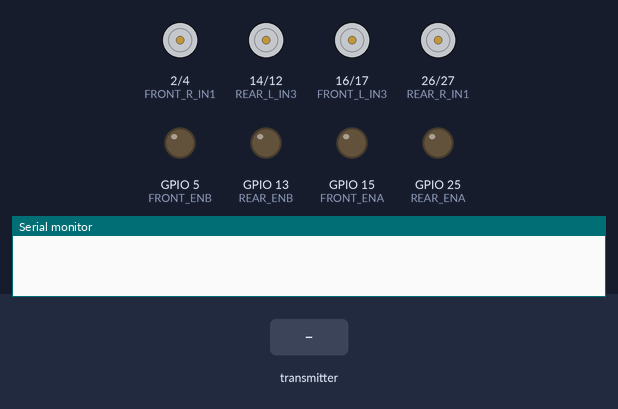
A program run on a simulated ESP32. Parts: motor-driver pin pairs drawn as motors (green arrow = first pin HIGH = forward, orange = second pin HIGH = backward, longer = more drive), output pins drawn as LEDs (lit = HIGH), the last lines printed to the serial monitor. Inputs (shaded band) come from the test bench.

Above: at 1.2 s.
1.3 s: the transmitter starts sending count = 0
At 2.0 s:
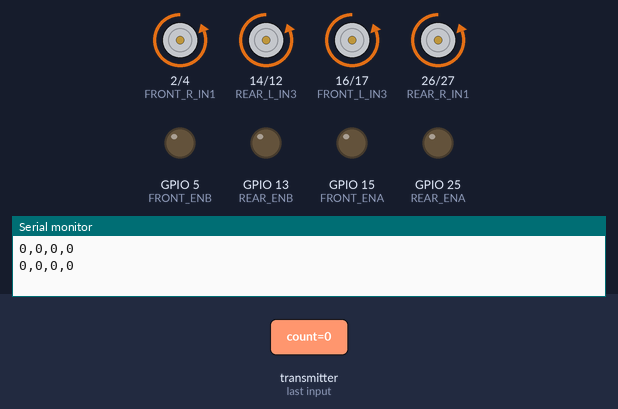
2.8 s: the transmitter starts sending r = 64
At 3.1 s:
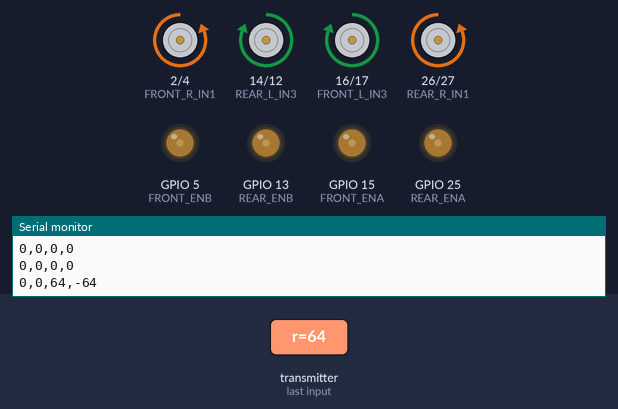
4.3 s: the transmitter starts sending theta = 25
At 5.4 s:
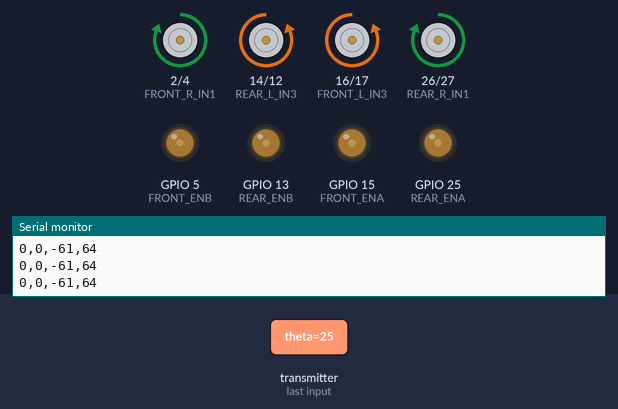
5.8 s: the transmitter starts sending btn = 1
At 6.6 s:
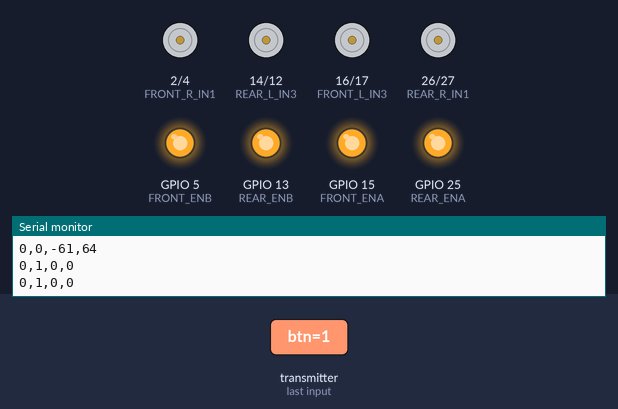
7.3 s: the transmitter starts sending btn = 0
At 7.7 s:
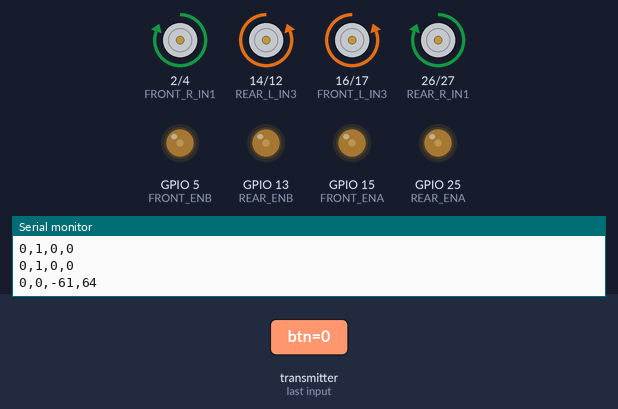
8.8 s: the transmitter starts sending r = 128
At 10.1 s:
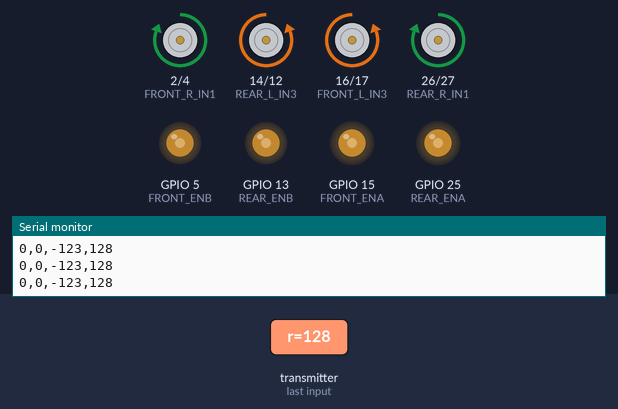
Timing chart, 0 to 11.3 s (numbered marks = the images above; inputs shaded):
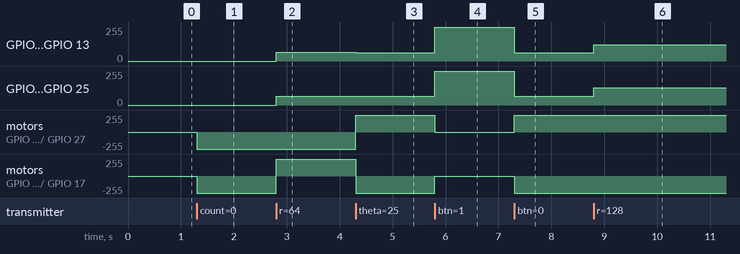

Measured:
- after the input at 1.3 s, motor on GPIO 2 (FRONT_R_IN1) / GPIO 4 (FRONT_R_IN2), motor on GPIO 14 (REAR_L_IN3) / GPIO 12 (REAR_L_IN4), motor on GPIO 16 (FRONT_L_IN3) / GPIO 17 (FRONT_L_IN4), motor on GPIO 26 (REAR_R_IN1) / GPIO 27 (REAR_R_IN2): stopped → backward 255/255 at once
- after the input at 2.8 s, GPIO 5 (FRONT_ENB), GPIO 13 (REAR_ENB), GPIO 15 (FRONT_ENA), GPIO 25 (REAR_ENA): 0/255 → 64/255 at once; motor on GPIO 14 (REAR_L_IN3) / GPIO 12 (REAR_L_IN4), motor on GPIO 16 (FRONT_L_IN3) / GPIO 17 (FRONT_L_IN4): backward 255/255 → forward 255/255 at once
- after the input at 4.3 s, GPIO 5 (FRONT_ENB), GPIO 13 (REAR_ENB): 64/255 → 61/255 at once
- after the input at 5.8 s, GPIO 5 (FRONT_ENB), GPIO 13 (REAR_ENB): 61/255 → 255/255 at once
- after the input at 7.3 s, GPIO 5 (FRONT_ENB), GPIO 13 (REAR_ENB): 255/255 → 61/255 at once
- after the input at 8.8 s, GPIO 5 (FRONT_ENB), GPIO 13 (REAR_ENB): 61/255 → 123/255 at once; GPIO 15 (FRONT_ENA), GPIO 25 (REAR_ENA): 64/255 → 128/255 at once

The program:

main.cpp
```cpp
#include <Arduino.h>
#include <WiFi.h>
#include <esp_now.h>

#define REAR_ENA 25
#define REAR_R_IN1 26
#define REAR_R_IN2 27
#define REAR_L_IN3 14
#define REAR_L_IN4 12
#define REAR_ENB 13

#define FRONT_ENA 15
#define FRONT_R_IN1 2
#define FRONT_R_IN2 4
#define FRONT_L_IN3 16
#define FRONT_L_IN4 17
#define FRONT_ENB 5

#define HALF_PI 1.57079632679

typedef struct remoteMsg {
    unsigned int count;
    unsigned char r;
    float theta;
    bool btn;
} remoteMsg;

remoteMsg controlSignal;

unsigned char wheelPins[8] = {REAR_R_IN1, REAR_R_IN2, REAR_L_IN3, REAR_L_IN4, FRONT_R_IN1, FRONT_R_IN2, FRONT_L_IN3, FRONT_L_IN4};
unsigned char wheelEnables[4] = {REAR_ENA, REAR_ENB, FRONT_ENA, FRONT_ENB};

/**
 * @brief  Sets one of the wheels to a desired speed.
 *
 * @param  whl:  Wheel to control. Range: [0, 3]. (0)RearR, (1)RearL, (2)FrontR, (3)FrontL
 * @param  spd:  Ratio of maximum motor output in either direction. Range: [-255, 255].
 */
void setWheel(unsigned char whl, int spd)
{
    bool fwd = spd > 0;
    digitalWrite(wheelPins[2 * whl], fwd ? HIGH : LOW);
    digitalWrite(wheelPins[2 *  whl + 1], fwd ? LOW : HIGH);
    analogWrite(wheelEnables[whl], abs(spd));
}

void brake()
{
    for (unsigned char in : wheelPins)
    {
        digitalWrite(in, LOW);
    }
    for (unsigned char en : wheelEnables)
    {
        analogWrite(en, 255);
    }
}

float leftPwmCoeff(float angle)
{
    if(angle <= -HALF_PI) return -1;
    else if(angle <= 0) return cos(2 * angle);
    else if(angle <= HALF_PI) return 1;
    else return sin(2 * angle - HALF_PI);
}

float rightPwmCoeff(float angle)
{
    if(angle <= -HALF_PI) return cos(2 * angle);
    else if(angle <= 0) return -1;
    else if(angle <= HALF_PI) return sin(2 * angle - HALF_PI);
    else return 1;
}

void OnDataRecv(const uint8_t *mac, const uint8_t *incomingData, int len)
{
    memcpy(&controlSignal, incomingData, sizeof(controlSignal));
    Serial.print(controlSignal.count); Serial.print(",");
    Serial.print(controlSignal.btn); Serial.print(",");
    if(controlSignal.r < 30)
    {
        controlSignal.r = 0;
    }
    if(controlSignal.btn)
    {
        brake();
        Serial.println("0,0");
    }
    else
    {
        int leftPWM = ceil(controlSignal.r * leftPwmCoeff(controlSignal.theta));
        int rightPWM = ceil(controlSignal.r * rightPwmCoeff(controlSignal.theta));
        Serial.print(leftPWM); Serial.print(","); Serial.println(rightPWM);
        setWheel(0, rightPWM); setWheel(2, rightPWM);
        setWheel(1, leftPWM); setWheel(3, leftPWM);
    }
}

void setup()
{
    Serial.begin(115200);
    WiFi.mode(WIFI_STA);
    if (esp_now_init() != ESP_OK) return;
    pinMode(REAR_ENA, OUTPUT);
    pinMode(REAR_R_IN1, OUTPUT);
    pinMode(REAR_R_IN2, OUTPUT);
    pinMode(REAR_L_IN3, OUTPUT);
    pinMode(REAR_L_IN4, OUTPUT);
    pinMode(REAR_ENB, OUTPUT);

    pinMode(FRONT_ENA, OUTPUT);
    pinMode(FRONT_R_IN1, OUTPUT);
    pinMode(FRONT_R_IN2, OUTPUT);
    pinMode(FRONT_L_IN3, OUTPUT);
    pinMode(FRONT_L_IN4, OUTPUT);
    pinMode(FRONT_ENB, OUTPUT);

    digitalWrite(REAR_R_IN1, LOW);
    digitalWrite(REAR_R_IN2, LOW);
    digitalWrite(REAR_L_IN3, LOW);
    digitalWrite(REAR_L_IN4, LOW);
    analogWrite(REAR_ENA, 0);
    analogWrite(REAR_ENB, 0);

    digitalWrite(FRONT_R_IN1, LOW);
    digitalWrite(FRONT_R_IN2, LOW);
    digitalWrite(FRONT_L_IN3, LOW);
    digitalWrite(FRONT_L_IN4, LOW);
    analogWrite(FRONT_ENA, 0);
    analogWrite(FRONT_ENB, 0);

    esp_now_register_recv_cb(OnDataRecv);
}

void loop()
{

}
```
